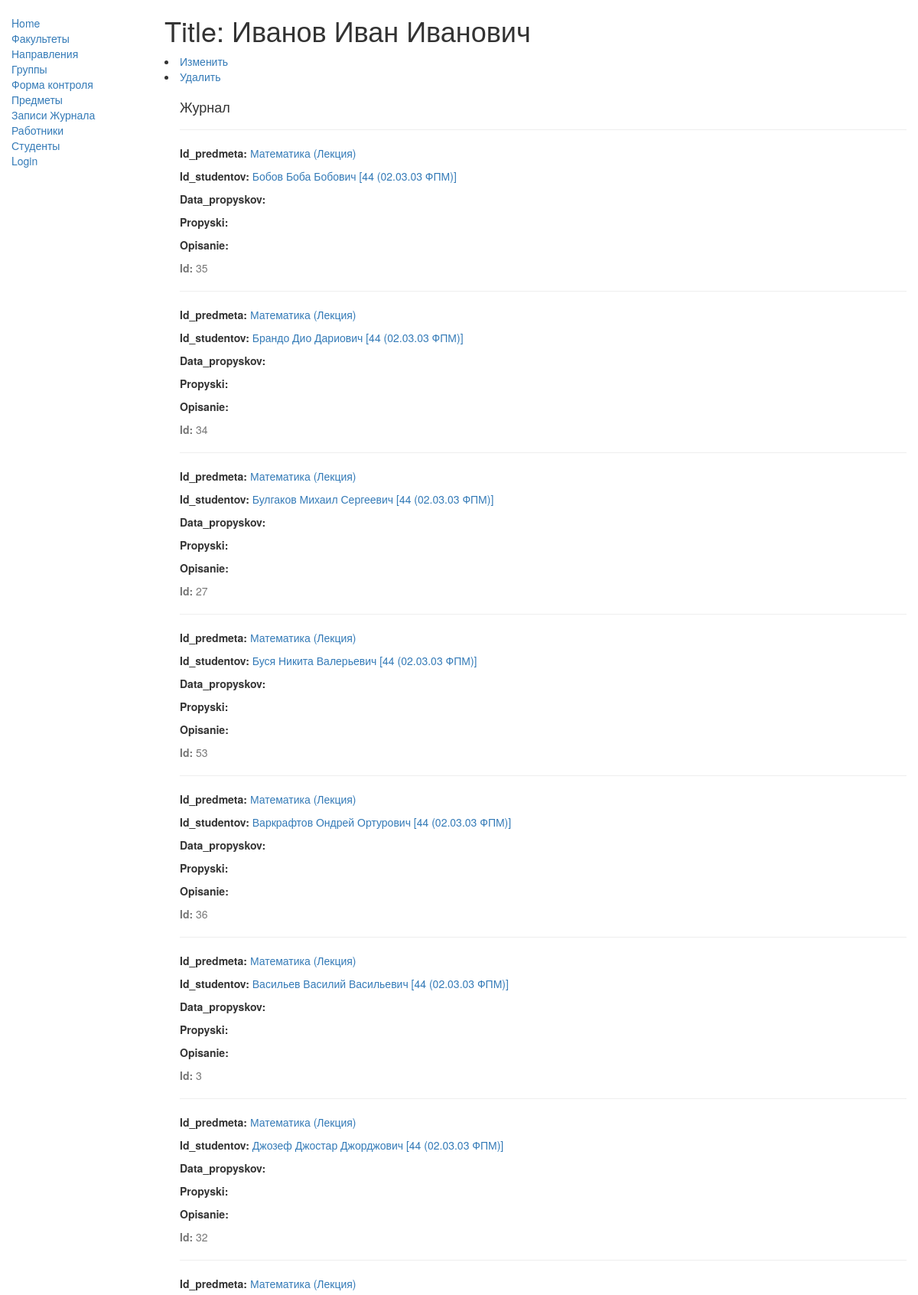
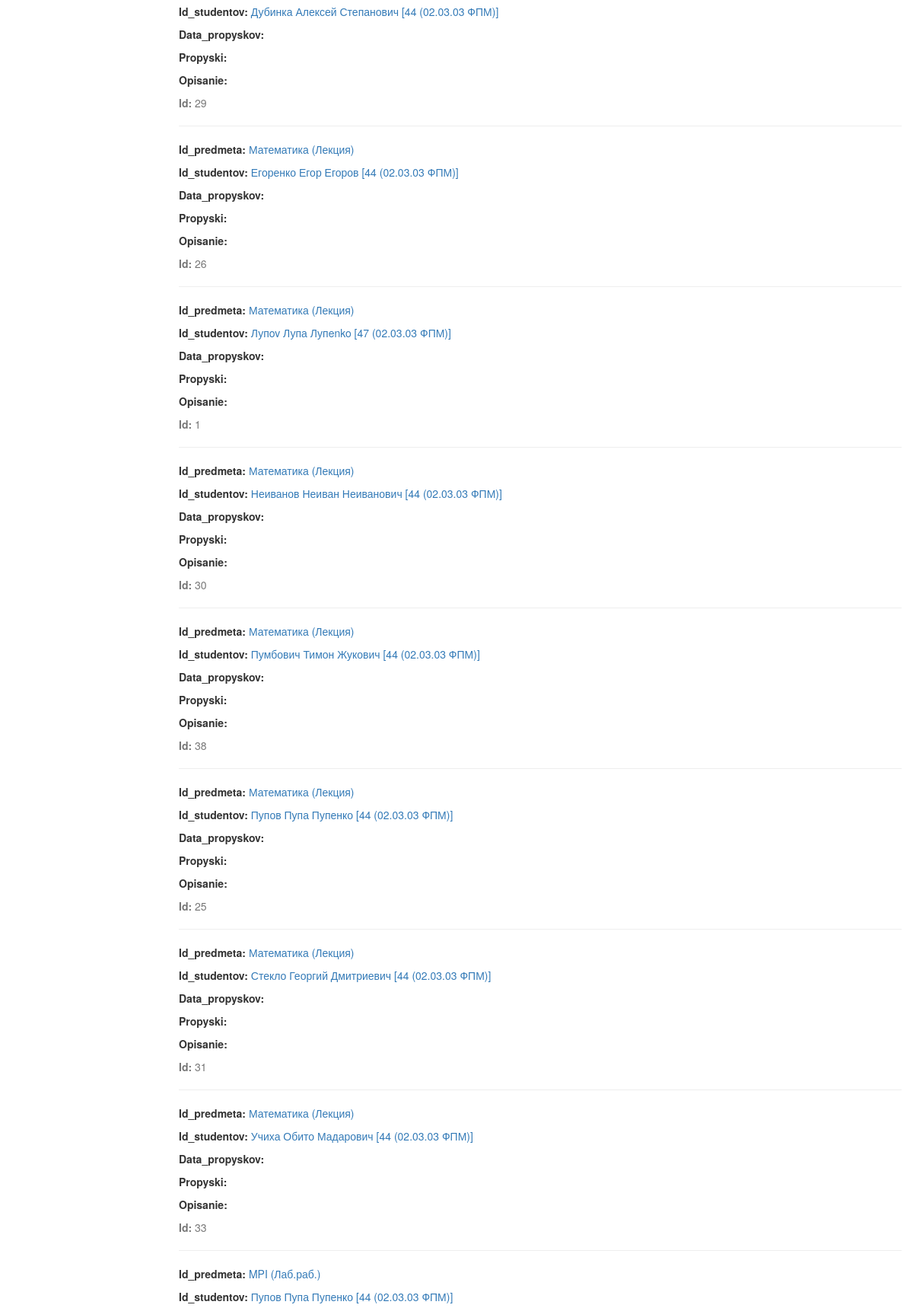
Screenshot of /catalog/rabotnik/1 (upper part) with the database file from the repository (2 pictures, top to bottom).
### catalog/models.py (models this page shows, shortened)
class Rabotnik(models.Model):
    id = models.AutoField(primary_key=True)
    last_name = models.CharField(max_length=100,null=True)
    first_name = models.CharField(max_length=100,null=True)
    middle_name=models.CharField(max_length=100,null=True)
    class Meta:
        ordering = ['last_name']

class Jurnal(models.Model):
    id = models.AutoField(primary_key=True)
    id_rabotnika = models.ForeignKey('Rabotnik', on_delete=models.PROTECT, null=False) #PROTECT (Вид занятия нельзя будет удалить пока он привязан к какой-то таблице)
    id_predmeta = models.ForeignKey('Predmet', on_delete=models.PROTECT, null=False)
    id_studentov = models.ForeignKey('Studenti', on_delete=models.CASCADE, null=False)
    class Meta:
        ordering = ['id_predmeta','id_rabotnika','id_studentov']

class Predmet(models.Model):
    id = models.AutoField(primary_key=True)
    name_predmeta = models.CharField(max_length=70,help_text="Введите название предмета")
    id_forma_kontrol9 = models.ForeignKey('Forma_kontrol9', on_delete=models.PROTECT, null=False) #PROTECT (Вид занятия нельзя будет удалить пока он привязан к какой-то таблице)
    def __str__(self):
        return '%s (%s)' % (self.name_predmeta,self.id_forma_kontrol9.vid_formi)

class Forma_kontrol9(models.Model):
    id = models.AutoField(primary_key=True)
    vid_formi = models.CharField(max_length=50, help_text="Введите вид занятия (Например лекция, практическое занятие, лабараторное) ")

class Studenti(models.Model):
    id = models.AutoField(primary_key=True)
    last_name = models.CharField(max_length=100,null=True)
    first_name = models.CharField(max_length=100,null=True)
    middle_name = models.CharField(max_length=100,null=True)
    id_groupa = models.ForeignKey('Group', on_delete=models.PROTECT, null=False)
    def __str__(self):
        return '%s %s %s [%s]' % (self.last_name,self.first_name,self.middle_name,
        self.id_groupa)
    class Meta:
        ordering = ['last_name']

class Group(models.Model):
    id = models.AutoField(primary_key=True)
    name_group = models.CharField(max_length=50, help_text="Введите номер (название) группы ")
    id_napravlenie = models.ForeignKey('Napravlenie', on_delete=models.PROTECT, null=False)
    def __str__(self):
        return '%s (%s)' % (self.name_group,self.id_napravlenie)
    class Meta:
        ordering = ['name_group','-id_napravlenie']

class Napravlenie(models.Model):
    id = models.AutoField(primary_key=True)
    name_napravlenie = models.CharField(max_length=100, help_text="Введите номер (название) направления ")
    id_facultet = models.ForeignKey('Facultet', on_delete=models.PROTECT, null=False) #PROTECT (Нельзя будет удалить запись указанной таблицы пока он привязан к какой-то таблице)
    def __str__(self):
        return '%s %s' % (self.name_napravlenie,self.id_facultet.name_faculteta)
    class Meta:
        ordering = ['name_napravlenie']

class Facultet(models.Model):
    id = models.AutoField(primary_key=True)
    name_faculteta = models.CharField(max_length=100, help_text="Введите абривиатуру (название) факультета ")
    class Meta:
        ordering = ['name_faculteta']

### catalog/views.py (the view)
# urls.py: url(r'^rabotnik/(?P<pk>\d+)$', views.RabotnikDetailView.as_view(), name='rabotnik-detail'),
class RabotnikDetailView(generic.DetailView):
    model = Rabotnik

### catalog/templates/catalog/rabotnik_detail.html
{% extends "base_generic.html" %}
{% block content %}
  <h1>Title: {{rabotnik.last_name}} {{rabotnik.first_name}} {{rabotnik.middle_name}}</h1>
  <li><a href="{% url 'rabotnik_update' rabotnik.pk %}">Изменить </a></li>
  <li><a href="{% url 'rabotnik_delete' rabotnik.pk %}">Удалить</a></li>
  <div style="margin-left:20px;margin-top:20px">
    <h4>Журнал</h4>
    {% for copy in rabotnik.jurnal_set.all %}
    <hr>
    <p><strong>Id_predmeta:</strong> <a href="{% url 'predmet-detail' copy.id_predmeta.pk %}">{{ copy.id_predmeta }}</a></p>
    <p><strong>Id_studentov:</strong> <a href="{% url 'studenti-detail' copy.id_studentov.pk %}">{{ copy.id_studentov }}</a></p>
    <p><strong>Data_propyskov:</strong> {{ copy.data_propyskov }}</p>
    <p><strong>Propyski:</strong> {{copy.propyski}}</p>
    <p><strong>Opisanie:</strong> {{copy.opisanie }}</p>
    <p class="text-muted"><strong>Id:</strong> {{copy.id}}</p>
    {% endfor %}
  </div>
{% endblock %}

### rows the page displays
Rabotnik: last_name "Иванов", first_name "Иван", middle_name "Иванович"
Jurnal: id_predmeta "Математика (Лекция)", id_studentov "Бобов Боба Бобович [44 (02.03.03 ФПМ)]", id "35"
Jurnal: id_predmeta "Математика (Лекция)", id_studentov "Брандо Дио Дариович [44 (02.03.03 ФПМ)]", id "34"
Jurnal: id_predmeta "Математика (Лекция)", id_studentov "Булгаков Михаил Сергеевич [44 (02.03.03 ФПМ)]", id "27"
Jurnal: id_predmeta "Математика (Лекция)", id_studentov "Буся Никита Валерьевич [44 (02.03.03 ФПМ)]", id "53"
Jurnal: id_predmeta "Математика (Лекция)", id_studentov "Варкрафтов Ондрей Ортурович [44 (02.03.03 ФПМ)]", id "36"
Jurnal: id_predmeta "Математика (Лекция)", id_studentov "Васильев Василий Васильевич [44 (02.03.03 ФПМ)]", id "3"
Jurnal: id_predmeta "Математика (Лекция)", id_studentov "Джозеф Джостар Джорджович [44 (02.03.03 ФПМ)]", id "32"
Jurnal: id_predmeta "Математика (Лекция)", id_studentov "Дубинка Алексей Степанович [44 (02.03.03 ФПМ)]", id "29"
Jurnal: id_predmeta "Математика (Лекция)", id_studentov "Егоренко Егор Егоров [44 (02.03.03 ФПМ)]", id "26"
Jurnal: id_predmeta "Математика (Лекция)", id_studentov "Лупov Лупа Лупenko [47 (02.03.03 ФПМ)]", id "1"
Jurnal: id_predmeta "Математика (Лекция)", id_studentov "Неиванов Неиван Неиванович [44 (02.03.03 ФПМ)]", id "30"
Jurnal: id_predmeta "Математика (Лекция)", id_studentov "Пумбович Тимон Жукович [44 (02.03.03 ФПМ)]", id "38"
Jurnal: id_predmeta "Математика (Лекция)", id_studentov "Пупов Пупа Пупенко [44 (02.03.03 ФПМ)]", id "25"
Jurnal: id_predmeta "Математика (Лекция)", id_studentov "Стекло Георгий Дмитриевич [44 (02.03.03 ФПМ)]", id "31"
Jurnal: id_predmeta "Математика (Лекция)", id_studentov "Учиха Обито Мадарович [44 (02.03.03 ФПМ)]", id "33"
Jurnal: id_predmeta "MPI (Лаб.раб.)", id_studentov "Пупов Пупа Пупенко [44 (02.03.03 ФПМ)]"
